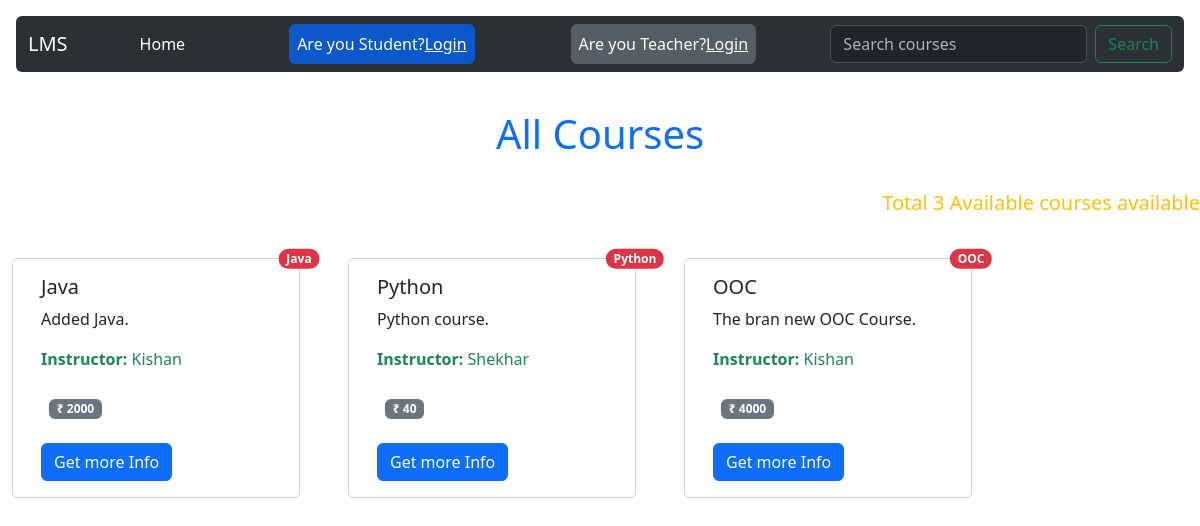
Before: / with the older database file.
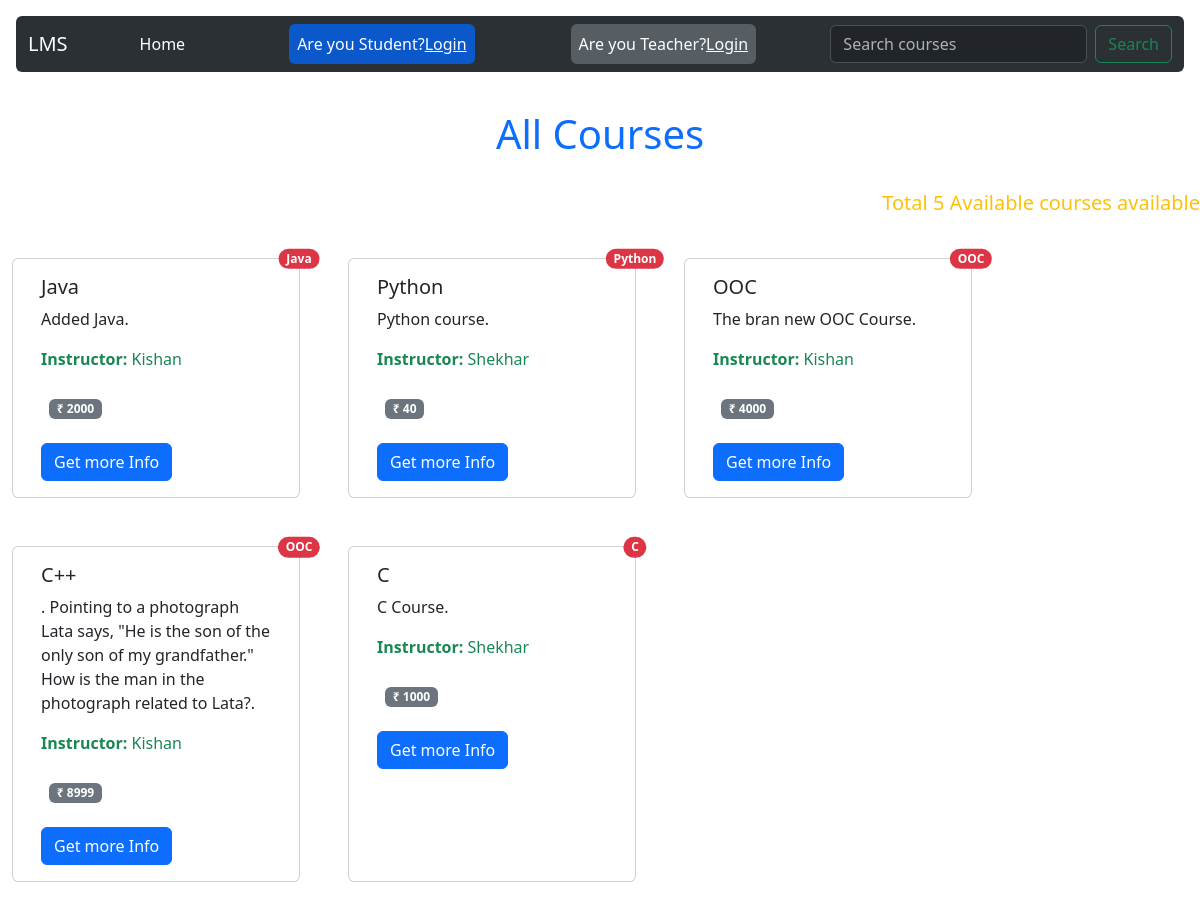
After: the same page with the newer database file.
### base/models.py (models this page shows, shortened)
class Course(models.Model):
    courseName = models.CharField(max_length=200)
    teacher_id=models.ForeignKey(Teacher,on_delete=models.CASCADE)
    description=models.TextField()
    content=models.TextField()
    price=models.CharField(max_length=10)
    category=models.CharField(max_length=200)

class Teacher(models.Model):
    name = models.CharField(max_length=100)
    email = models.EmailField()
    password=models.CharField(max_length=50)
    phone = models.CharField(max_length=20, blank=True)
    address = models.TextField(blank=True)
    age=models.CharField(max_length=10)
    gender=models.CharField(max_length=20)
    def __str__(self):
        return self.name

### base/views.py (the view)
# urls.py: path('',views.home,name="home"),
def home(request):
    if request.GET.get('q') != None:
        q = request.GET.get('q')
        course = Course.objects.filter(courseName__icontains=q)
    else:
        course = Course.objects.all()
        q = "All"
    context = {'course': course, 'q': q}
    return render(request, 'base/home.html', context)

### base/templates/base/home.html (shortened to what this page needs)
{% extends 'main.html' %}
{% block content %}
<p class="text-center text-primary fs-1 my-4" style="padding-top: 5rem;">{{q}} Courses</p>
<p class="text-end text-warning fs-5" >Total {{course.count}} Available courses available</p>
    <div class="row">
        {% for c in course %}
        <div class="card m-4" style="width: 18rem;">
            <span class="position-absolute top-0 start-100 translate-middle badge rounded-pill bg-danger">
                {{c.category}}
              </span>
            <div class="card-body">
                <h5 class="card-title">{{c.courseName}}</h5>
                <p class="card-text">{{c.description}}.</p>
                <span class="ml-5 text-success"><b>Instructor:</b> {{c.teacher_id}}</span>
                <div class="my-3 p-2">
                    <span class="badge text-bg-secondary">&#8377; {{c.price}}</span>
                </div>
                <a class="btn btn-primary" href="{% url 'course' c.id %}">Get more Info</a>
            </div>
        </div>
        {% endfor %}
    </div>
{% endblock content %}

### templates/main.html (shortened to what this page needs)
<!DOCTYPE html>
<html lang="en">
<head>
    <link href="https://cdn.jsdelivr.net/npm/bootstrap@5.3.2/dist/css/bootstrap.min.css" rel="stylesheet"
>
</head>
</head>
<body>
    {% include 'navbar.html' %}
    {% block content %}
    {% endblock %}
</body>
</html>

### templates/navbar.html (shortened to what this page needs)
<nav class="navbar navbar-expand-lg bg-body-tertiary m-3 rounded fixed-top" data-bs-theme="dark">
    <div class="container-fluid">
        <a class="navbar-brand" href="#">LMS</a>
        <div class="collapse navbar-collapse" id="navbarSupportedContent">
            <ul class="navbar-nav me-auto mb-2 mb-lg-0">
                <li class="nav-item mx-5">
                    <a class="nav-link active" aria-current="page" href="/">Home</a>
                </li>
                <li class="nav-item mx-5">
                    <a class="nav-link active btn btn-primary " aria-current="page" href="{% url 'login' %}">Are you Student?<u>Login</u></a>
                </li>
                <li class="nav-item mx-5">
                    <a class="nav-link active btn btn-secondary" aria-current="page" href="/teacher/login">Are you Teacher?<u>Login</u></a>
                </li>
            </ul>
            <form class="d-flex" role="search" method="get" action="">
                <input class="form-control me-2" type="search" placeholder="Search courses" aria-label="Search" name="q">
                <button class="btn btn-outline-success" type="submit">Search</button>
            </form>
        </div>
    </div>
</nav>

Changed rows visible on the page:
added Course: category "OOC", courseName "C++", description ". Pointing to a photograph Lata says, \"He is the son of the only son of my grandfather.\" How is the man in the photograph related to Lata?", teacher_id "Kishan", price "8999"
added Course: category "C", courseName "C", description "C Course", teacher_id "Shekhar", price "1000"
Other visible differences:
{{ course.count }}: "3" → "5"
